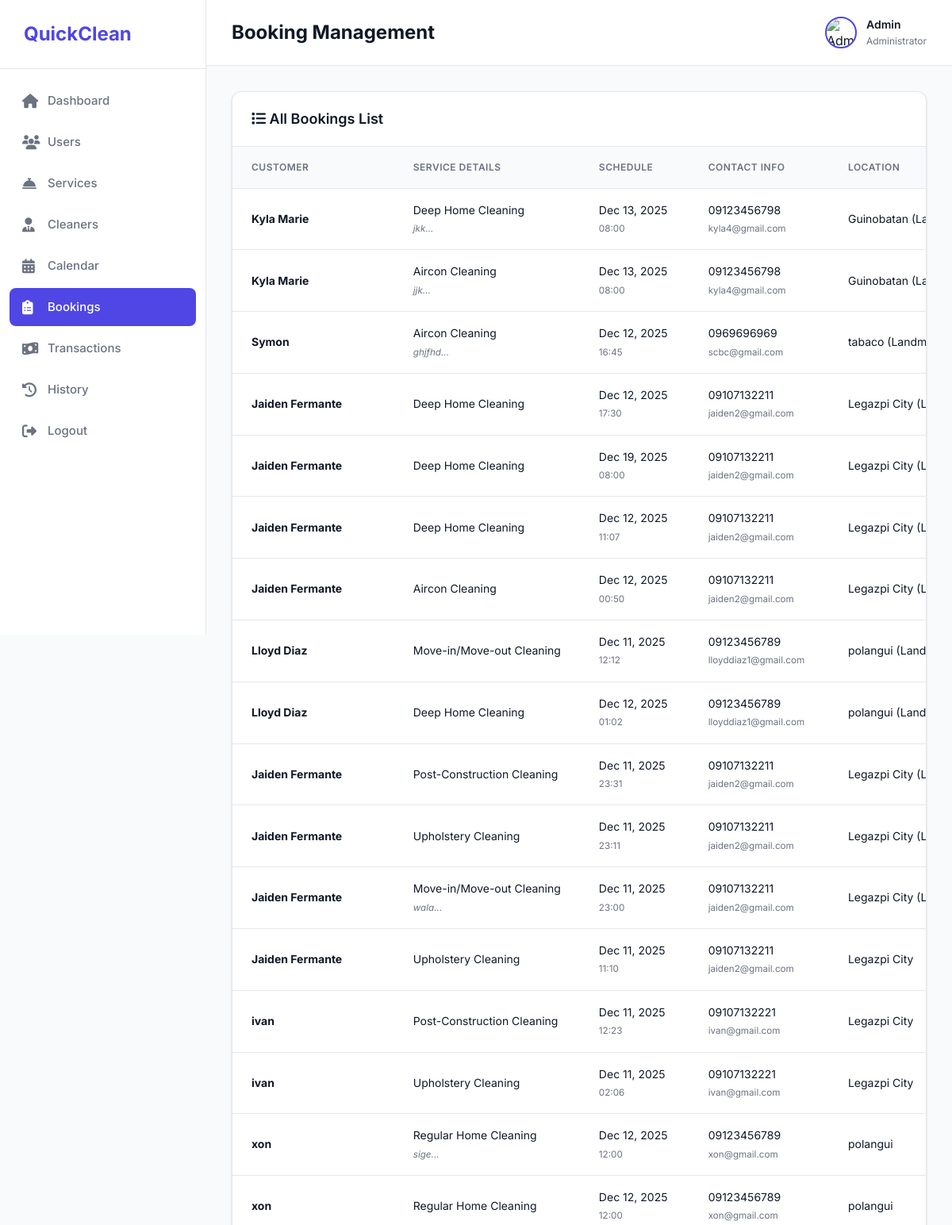
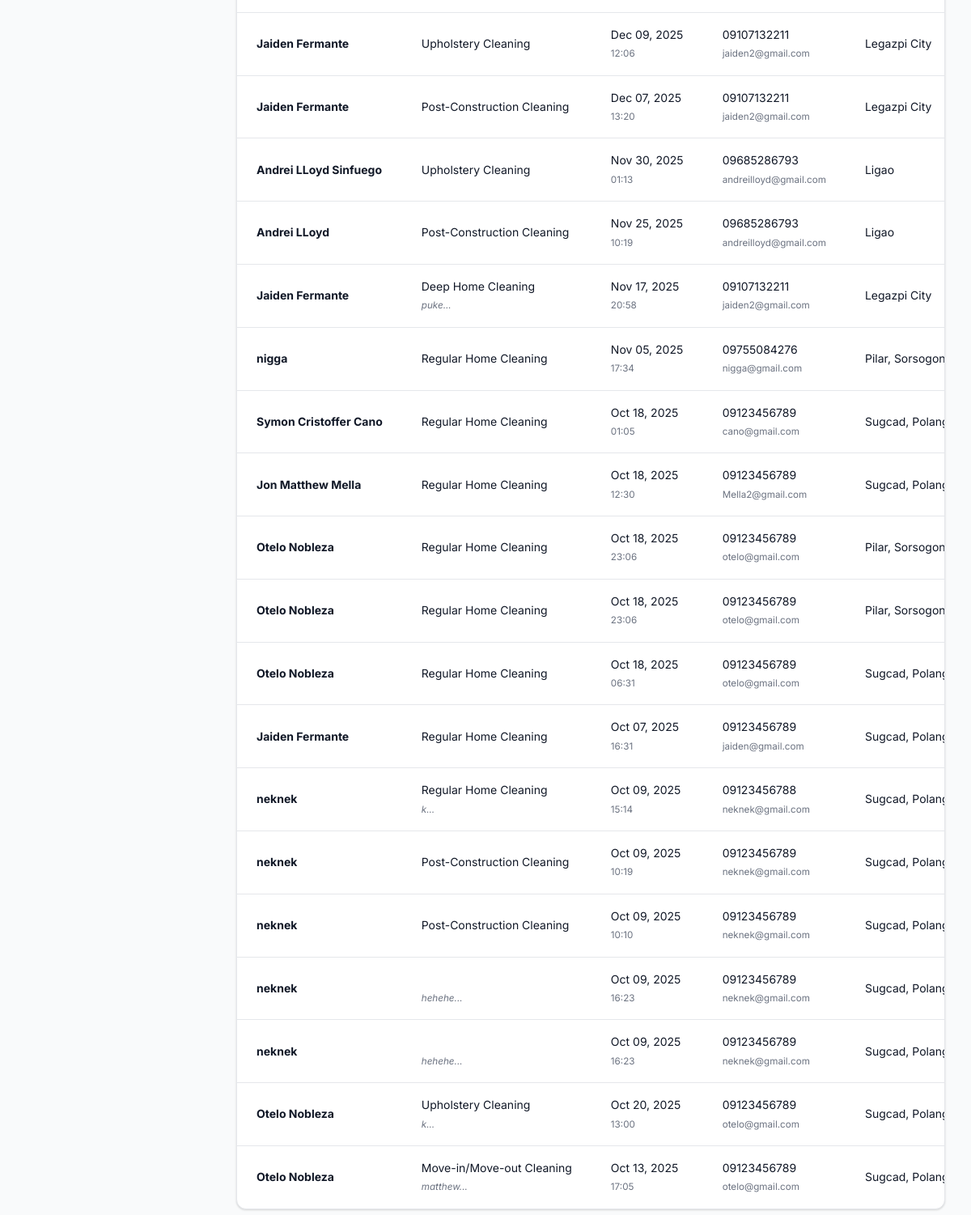
/Admin/booking.php (signed in), run on the app's committed database (2 pictures, top to bottom).
### tables this page shows
CREATE TABLE `bookings` (
  `booking_id` int(11) NOT NULL,
  `user_id` int(11) NOT NULL,
  `service_id` int(11) NOT NULL,
  `service_name` varchar(100) NOT NULL,
  `price` decimal(10,2) DEFAULT NULL,
  `date` date NOT NULL,
  `time` varchar(50) DEFAULT NULL,
  `extras` text DEFAULT NULL,
  `name` varchar(100) NOT NULL,
  `phone` varchar(20) NOT NULL,
  `email` varchar(100) DEFAULT NULL,
  `address` text NOT NULL,
  `notes` text DEFAULT NULL,
  `status` enum('pending','accepted','declined') DEFAULT 'pending',
  `created_at` timestamp NULL DEFAULT current_timestamp()
);

### Admin/booking.php (the view, shortened to what this page needs)
<?php
$admin_name = $_SESSION['name'] ?? "Admin";
$servername = "localhost";
$username = "root";
$password = "";
$dbname = "quickclean";
$conn = new mysqli($servername, $username, $password, $dbname);
$sql = "SELECT * FROM bookings ORDER BY created_at DESC";
$result = $conn->query($sql);
?>
<!DOCTYPE html>
<html lang="en">
<head>
  <link rel="stylesheet" href="https://cdnjs.cloudflare.com/ajax/libs/font-awesome/6.4.0/css/all.min.css">
</head>
<body>
<div class="sidebar" id="sidebar">
  <div class="sidebar-header">
    <h2><i class="fas fa-sparkles"></i> QuickClean</h2>
  </div>
  <ul class="sidebar-menu">
    <li><a href="admindashboard.php"><i class="fas fa-home"></i> Dashboard</a></li>
    <li><a href="customers.php"><i class="fas fa-users"></i> Users</a></li>
    <li><a href="services.php"><i class="fas fa-concierge-bell"></i> Services</a></li>
    <li><a href="cleaners.php"><i class="fas fa-user-tie"></i> Cleaners</a></li>
    <li><a href="calendar.php"><i class="fas fa-calendar-alt"></i> Calendar</a></li>
    <li><a href="booking.php" class="active"><i class="fas fa-clipboard-list"></i> Bookings</a></li>
    <li><a href="transactions.php"><i class="fas fa-money-bill-wave"></i> Transactions</a></li>
    <li><a href="history.php"><i class="fas fa-history"></i> History</a></li>
    <li><a href="logout.php"><i class="fas fa-sign-out-alt"></i> Logout</a></li>
  </ul>
</div>
<div class="main-content">
  <div class="topbar">
    <div class="topbar-left">
      <h1>Booking Management</h1>
    </div>
    <div class="admin-profile">
      <img src="https://cdn-icons-png.flaticon.com/512/3135/3135715.png" alt="Admin">
      <div class="admin-profile-info">
        <span><?= htmlspecialchars($admin_name) ?></span>
        <small>Administrator</small>
      </div>
    </div>
  </div>
  <div class="content-container">
    <div class="table-section">
      <div class="table-header">
        <h2><i class="fas fa-list"></i> All Bookings List</h2>
      </div>
      <div class="table-responsive">
        <table>
          <thead>
            <tr>
              <th>Customer</th>
              <th>Service Details</th>
              <th>Schedule</th>
              <th>Contact Info</th>
              <th>Location</th>
            </tr>
          </thead>
          <tbody>
            <?php if ($result && $result->num_rows > 0): ?>
              <?php while ($row = $result->fetch_assoc()): ?>
                <tr>
                  <td>
                    <strong><?= htmlspecialchars($row['name']) ?></strong>
                  </td>
                  <td>
                    <?= htmlspecialchars($row['service_name']) ?>
                    <?php if(!empty($row['notes'])): ?>
                        <br><small style="color: var(--text-secondary); font-style:italic;"><?= htmlspecialchars(substr($row['notes'], 0, 30)) ?>...</small>
                    <?php endif; ?>
                  </td>
                  <td>
                    <?= date("M d, Y", strtotime($row['date'])) ?><br>
                    <small style="color: var(--text-secondary);"><?= htmlspecialchars($row['time']) ?></small>
                  </td>
                  <td>
                    <?= htmlspecialchars($row['phone']) ?><br>
                    <small style="color: var(--text-secondary);"><?= htmlspecialchars($row['email']) ?></small>
                  </td>
                  <td>
                    <span title="<?= htmlspecialchars($row['address']) ?>">
                        <?= htmlspecialchars(substr($row['address'], 0, 25)) . (strlen($row['address']) > 25 ? '...' : '') ?>
                    </span>
                  </td>
                </tr>
              <?php endwhile; ?>
            <?php endif; ?>
          </tbody>
        </table>
      </div>
    </div>
  </div>
</div>
</body>
</html>

### Admin/booking.php (style rules this page uses)
* { margin: 0; padding: 0; box-sizing: border-box; }
:root { --primary: #4F46E5; --primary-dark: #4338CA; --secondary: #10B981; --danger: #EF4444; --warning: #F59E0B; --dark: #1F2937; --light: #F9FAFB; --border: #E5E7EB; --text-primary: #111827; --text-secondary: #6B7280; --shadow: 0 1px 3px 0 rgba(0, 0, 0, 0.1), 0 1px 2px 0 rgba(0, 0, 0, 0.06); }
body { font-family: "Inter", sans-serif; background: var(--light); color: var(--text-primary); line-height: 1.6; }
.sidebar { width: 260px; background: white; border-right: 1px solid var(--border); display: flex; flex-direction: column; position: fixed; height: 100vh; overflow-y: auto; z-index: 1000; transition: transform 0.3s ease; }
.sidebar-header { padding: 24px 20px; border-bottom: 1px solid var(--border); }
.sidebar-header h2 { font-size: 24px; font-weight: 700; color: var(--primary); display: flex; align-items: center; gap: 10px; }
.sidebar-menu { list-style: none; padding: 16px 12px; flex: 1; }
.sidebar-menu li { margin-bottom: 4px; }
.sidebar-menu li a { text-decoration: none; color: var(--text-secondary); font-size: 15px; font-weight: 500; display: flex; align-items: center; gap: 12px; padding: 12px 16px; border-radius: 8px; transition: all 0.2s ease; }
.sidebar-menu li a i { width: 20px; font-size: 18px; }
.sidebar-menu li a.active { background: var(--primary); color: white; }
.main-content { margin-left: 260px; min-height: 100vh; background: var(--light); }
.topbar { background: white; padding: 20px 32px; border-bottom: 1px solid var(--border); display: flex; justify-content: space-between; align-items: center; position: sticky; top: 0; z-index: 100; }
.topbar-left h1 { font-size: 24px; font-weight: 700; color: var(--text-primary); }
.admin-profile { display: flex; align-items: center; gap: 12px; cursor: pointer; }
.admin-profile img { width: 40px; height: 40px; border-radius: 50%; border: 2px solid var(--primary); }
.admin-profile-info { display: flex; flex-direction: column; }
.admin-profile-info span { font-size: 14px; font-weight: 600; }
.admin-profile-info small { font-size: 12px; color: var(--text-secondary); }
.content-container { padding: 32px; max-width: 1400px; }
.table-section { background: white; border-radius: 12px; box-shadow: var(--shadow); border: 1px solid var(--border); overflow: hidden; }
.table-header { padding: 20px 24px; border-bottom: 1px solid var(--border); display: flex; justify-content: space-between; align-items: center; }
.table-header h2 { font-size: 18px; font-weight: 600; color: var(--text-primary); }
.table-responsive { overflow-x: auto; }
table { width: 100%; border-collapse: collapse; white-space: nowrap; }
th, td { padding: 16px 24px; text-align: left; border-bottom: 1px solid var(--border); }
th { background: var(--light); color: var(--text-secondary); font-size: 12px; font-weight: 600; text-transform: uppercase; letter-spacing: 0.5px; }
td { font-size: 14px; color: var(--text-primary); }
tr:last-child td { border-bottom: none; }

### data on the page
bookings: name "Kyla Marie", service_name "Deep Home Cleaning", notes "jkk", date "Dec 13, 2025", time "08:00", phone "09123456798", email "kyla4@gmail.com", address "Guinobatan…"
bookings: name "Kyla Marie", service_name "Aircon Cleaning", notes "jjk", date "Dec 13, 2025", time "08:00", phone "09123456798", email "kyla4@gmail.com", address "Guinobatan…"
bookings: name "Symon", service_name "Aircon Cleaning", notes "ghjfhd", date "Dec 12, 2025", time "16:45", phone "0969696969", email "scbc@gmail.com", address "tabaco…"
bookings: name "Jaiden Fermante", service_name "Deep Home Cleaning", date "Dec 12, 2025", time "17:30", phone "09107132211", email "jaiden2@gmail.com", address "Legazpi City…"
bookings: name "Jaiden Fermante", service_name "Deep Home Cleaning", date "Dec 19, 2025", time "08:00", phone "09107132211", email "jaiden2@gmail.com", address "Legazpi City…"
bookings: name "Jaiden Fermante", service_name "Deep Home Cleaning", date "Dec 12, 2025", time "11:07", phone "09107132211", email "jaiden2@gmail.com", address "Legazpi City…"
bookings: name "Jaiden Fermante", service_name "Aircon Cleaning", date "Dec 12, 2025", time "00:50", phone "09107132211", email "jaiden2@gmail.com", address "Legazpi City…"
bookings: name "Lloyd Diaz", service_name "Move-in/Move-out Cleaning", date "Dec 11, 2025", time "12:12", phone "09123456789", email "lloyddiaz1@gmail.com", address "polangui…"
bookings: name "Lloyd Diaz", service_name "Deep Home Cleaning", date "Dec 12, 2025", time "01:02", phone "09123456789", email "lloyddiaz1@gmail.com", address "polangui…"
bookings: name "Jaiden Fermante", service_name "Post-Construction Cleaning", date "Dec 11, 2025", time "23:31", phone "09107132211", email "jaiden2@gmail.com", address "Legazpi City…"
bookings: name "Jaiden Fermante", service_name "Upholstery Cleaning", date "Dec 11, 2025", time "23:11", phone "09107132211", email "jaiden2@gmail.com", address "Legazpi City…"
bookings: name "Jaiden Fermante", service_name "Move-in/Move-out Cleaning", notes "wala", date "Dec 11, 2025", time "23:00", phone "09107132211", email "jaiden2@gmail.com", address "Legazpi City…"
bookings: name "Jaiden Fermante", service_name "Upholstery Cleaning", date "Dec 11, 2025", time "11:10", phone "09107132211", email "jaiden2@gmail.com", address "Legazpi City"
bookings: name "ivan", service_name "Post-Construction Cleaning", date "Dec 11, 2025", time "12:23", phone "09107132221", email "ivan@gmail.com", address "Legazpi City"
bookings: name "ivan", service_name "Upholstery Cleaning", date "Dec 11, 2025", time "02:06", phone "09107132221", email "ivan@gmail.com", address "Legazpi City"
bookings: name "xon", service_name "Regular Home Cleaning", notes "sige", date "Dec 12, 2025", time "12:00", phone "09123456789", email "xon@gmail.com", address "polangui"
bookings: name "xon", service_name "Regular Home Cleaning", date "Dec 12, 2025", time "12:00", phone "09123456789", email "xon@gmail.com", address "polangui"
bookings: name "Jaiden Fermante", service_name "Upholstery Cleaning", date "Dec 09, 2025", time "12:06", phone "09107132211", email "jaiden2@gmail.com", address "Legazpi City"
bookings: name "Jaiden Fermante", service_name "Post-Construction Cleaning", date "Dec 07, 2025", time "13:20", phone "09107132211", email "jaiden2@gmail.com", address "Legazpi City"
bookings: name "Andrei LLoyd Sinfuego", service_name "Upholstery Cleaning", date "Nov 30, 2025", time "01:13", phone "09685286793", email "andreilloyd@gmail.com", address "Ligao"
bookings: name "Andrei LLoyd", service_name "Post-Construction Cleaning", date "Nov 25, 2025", time "10:19", phone "09685286793", email "andreilloyd@gmail.com", address "Ligao"
bookings: name "Jaiden Fermante", service_name "Deep Home Cleaning", notes "puke", date "Nov 17, 2025", time "20:58", phone "09107132211", email "jaiden2@gmail.com", address "Legazpi City"
bookings: name "nigga", service_name "Regular Home Cleaning", date "Nov 05, 2025", time "17:34", phone "09755084276", email "nigga@gmail.com", address "Pilar,…"
bookings: name "Symon Cristoffer Cano", service_name "Regular Home Cleaning", date "Oct 18, 2025", time "01:05", phone "09123456789", email "cano@gmail.com", address "Sugcad,…"
bookings: name "Jon Matthew Mella", service_name "Regular Home Cleaning", date "Oct 18, 2025", time "12:30", phone "09123456789", email "Mella2@gmail.com", address "Sugcad,…"
bookings: name "Otelo Nobleza", service_name "Regular Home Cleaning", date "Oct 18, 2025", time "23:06", phone "09123456789", email "otelo@gmail.com", address "Pilar,…"
bookings: name "Otelo Nobleza", service_name "Regular Home Cleaning", date "Oct 18, 2025", time "23:06", phone "09123456789", email "otelo@gmail.com", address "Pilar,…"
bookings: name "Otelo Nobleza", service_name "Regular Home Cleaning", date "Oct 18, 2025", time "06:31", phone "09123456789", email "otelo@gmail.com", address "Sugcad,…"
bookings: name "Jaiden Fermante", service_name "Regular Home Cleaning", date "Oct 07, 2025", time "16:31", phone "09123456789", email "jaiden@gmail.com", address "Sugcad,…"
bookings: name "neknek", service_name "Regular Home Cleaning", notes "k", date "Oct 09, 2025", time "15:14", phone "09123456788", email "neknek@gmail.com", address "Sugcad,…"
bookings: name "neknek", service_name "Post-Construction Cleaning", date "Oct 09, 2025", time "10:19", phone "09123456789", email "neknek@gmail.com", address "Sugcad,…"
bookings: name "neknek", service_name "Post-Construction Cleaning", date "Oct 09, 2025", time "10:10", phone "09123456789", email "neknek@gmail.com", address "Sugcad,…"
bookings: name "neknek", notes "hehehe", date "Oct 09, 2025", time "16:23", phone "09123456789", email "neknek@gmail.com", address "Sugcad,…"
bookings: name "neknek", notes "hehehe", date "Oct 09, 2025", time "16:23", phone "09123456789", email "neknek@gmail.com", address "Sugcad,…"
bookings: name "Otelo Nobleza", service_name "Upholstery Cleaning", notes "k", date "Oct 20, 2025", time "13:00", phone "09123456789", email "otelo@gmail.com", address "Sugcad,…"
bookings: name "Otelo Nobleza", service_name "Move-in/Move-out Cleaning", notes "matthew", date "Oct 13, 2025", time "17:05", phone "09123456789", email "otelo@gmail.com", address "Sugcad,…"

### other printed values
$admin_name "Admin"
